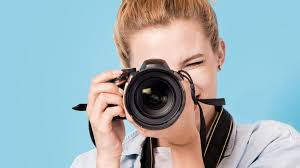
#> input picture CV/images.jpg, 300 x 168 px, found by its file name
$ jupyter execute CV.ipynb
#> lines starting #> are read from the running program, lines starting #| are printed output that depends on the picture; after the words box and inside, x2 and y2 are one past the last pixel; in counts of white or black regions, pixels touching at a corner belong together
[cell 1]
import cv2
import matplotlib.pyplot as plt
image_path="D:\Python project\Python Project for my understanding\images.jpg"

[cell 2]
img=cv2.imread(image_path)
#> img is the input picture: shape (168, 300, 3); mean B, G, R 181, 174.8, 157.1

[cell 3]
plt.figure(figsize=(5,5))
plt.imshow(img)

[cell 4]
def gray_img(img):
    if img is None :
        return "Image is not present "
    img_gray=cv2.cvtColor(img,cv2.COLOR_RGB2BGR)
    plt.figure(figsize=(5,5))
    plt.imshow(img_gray)

gray_img(img)

[cell 5]
print(" The Shape of the image:",img.shape)
#|  The Shape of the image: (168, 300, 3)
print(" The data type to be printed", img.dtype)
#|  The data type to be printed uint8
plt.imshow(img,cmap="gray")

[cell 6]
def show_bgr(img, title="Image"):
    """Display a BGR (OpenCV) image as RGB using matplotlib."""
    if img is None:
        raise ValueError("Image is None. Check the image path.")
    img_rgb = cv2.cvtColor(img, cv2.COLOR_BGR2RGB)
    plt.figure(figsize=(5, 5))
    plt.imshow(img_rgb)
    plt.title(title)
    plt.axis('off')
    plt.show()

[cell 7]
y,x=50,100
pixel_bgr=img[y,x]
#> pixel_bgr = [231, 212, 161]
print(f"Pixel value at (y={y}, x={x}) [B, G, R]:", pixel_bgr)
#| Pixel value at (y=50, x=100) [B, G, R]: [231 212 161]
img_modified=img.copy()
img_modified[y,x]=[0,255,0]
#> img_modified: shape (168, 300, 3); under 0.01% of pixels changed, all inside (x1, y1, x2, y2) = (100, 50, 101, 51)
show_bgr(img_modified, f"Modified Image with Green Pixel at ({x}, {y})")

[cell 8]
y1, y2 = 50, 150
x1, x2 = 100, 250

img_roi_demo = img.copy()
cv2.rectangle(img_roi_demo,(x1,y1),(x2,y2),(0,0,255),2)
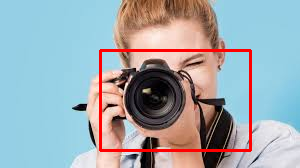
#> img_roi_demo: shape (168, 300, 3); 2.97% of pixels changed, all inside (x1, y1, x2, y2) = (99, 49, 252, 152)
show_bgr(img_roi_demo, "Region of Interest (ROI) Marked with Red Rectangle")

[cell 9]
roi = img[y1:y2, x1:x2]
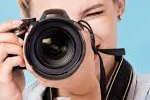
#> roi: shape (100, 150, 3); mean B, G, R 125.4, 129.4, 143.1
show_bgr(roi, "Cropped ROI")

[cell 10]
alpha =1.2
beta=30
bright_contrast=cv2.convertScaleAbs(img,alpha=alpha,beta=beta)
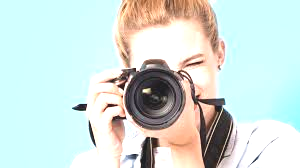
#> bright_contrast: shape (168, 300, 3); mean B, G, R 217.2, 222, 207.6
show_bgr(bright_contrast)

[cell 11]
gray_cv=cv2.cvtColor(img,cv2.COLOR_BGR2GRAY)
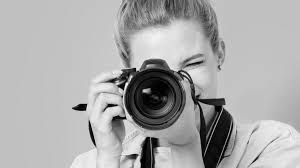
#> gray_cv: shape (168, 300); min 0, max 250, mean 170.2
show_bgr(gray_cv)

[cell 12]
import numpy as np
B = img[:, :, 0].astype(np.float32)
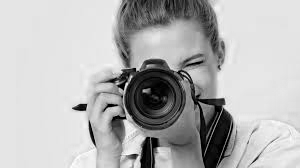
#> B: shape (168, 300) float32; min 0, max 255, mean 181
G = img[:, :, 1].astype(np.float32)
R = img[:, :, 2].astype(np.float32)
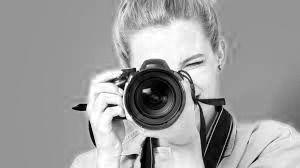
#> R: shape (168, 300) float32; min 0, max 255, mean 157.1

# Weighted sum for grayscale
gray_manual = 0.114 * B + 0.587 * G + 0.299 * R
gray_manual = np.clip(gray_manual, 0, 255).astype(np.uint8)

show_bgr(gray_manual, "Grayscale Image (Manual Conversion)")

[cell 13]
gray_avg=img.mean(axis=2).astype(np.uint8)
show_bgr(gray_avg)

[cell 14]
plt.figure(figsize=(15, 5))

plt.subplot(1, 3, 1)
plt.imshow(gray_cv, cmap='gray')
plt.title('OpenCV Gray')
plt.axis('off')

plt.subplot(1, 3, 2)
plt.imshow(gray_manual, cmap='gray')
plt.title('Manual Weighted Gray')
plt.axis('off')

plt.subplot(1, 3, 3)
plt.imshow(gray_avg, cmap='gray')
plt.title('Average Gray')
plt.axis('off')

plt.show()

[cell 15]
gray=gray_cv
horizontal_proj=np.sum(gray,axis=1)
#> horizontal_proj = 168 values, max 58249 at index 50, min 41484 at index 104, mean 51068.5

vertical_proj=np.sum(gray,axis=0)
#> vertical_proj = 300 values, max 34971 at index 99, min 15350 at index 146, mean 28598.3

print("Horizontal projection shape:", horizontal_proj.shape)
#| Horizontal projection shape: (168,)
print("Vertical projection shape:", vertical_proj.shape)
#| Vertical projection shape: (300,)

[cell 16]
print("Horizontal projection shape:", horizontal_proj.shape)
#| Horizontal projection shape: (168,)
print("Vertical projection shape:", vertical_proj.shape)
#| Vertical projection shape: (300,)

[cell 17]
plt.figure(figsize=(10, 4))
plt.plot(horizontal_proj)
plt.title('Horizontal Projection (Row-wise Sum of Intensities)')
plt.xlabel('Row index (y)')
plt.ylabel('Sum of intensities')
plt.grid(True)
plt.show()
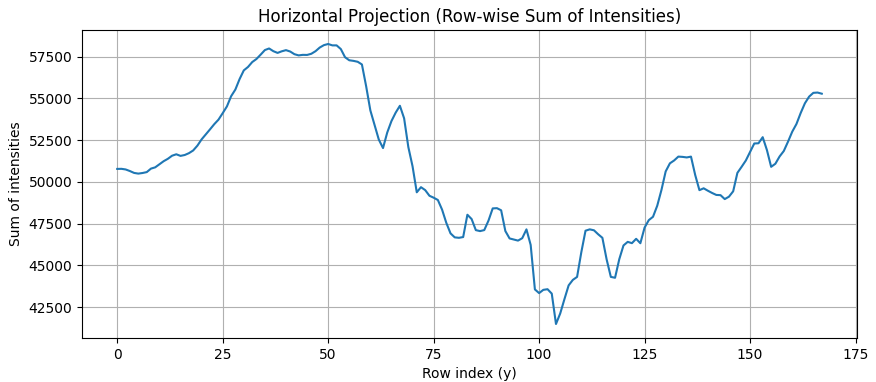
#> figure drawn by matplotlib, 1 panel; curve peaks at x = 50, y = 58249

"""### 5.2 Visualizing the Vertical Projection"""

plt.figure(figsize=(10, 4))
plt.plot(vertical_proj)
plt.title('Vertical Projection (Column-wise Sum of Intensities)')
plt.xlabel('Column index (x)')
plt.ylabel('Sum of intensities')
plt.grid(True)
plt.show()
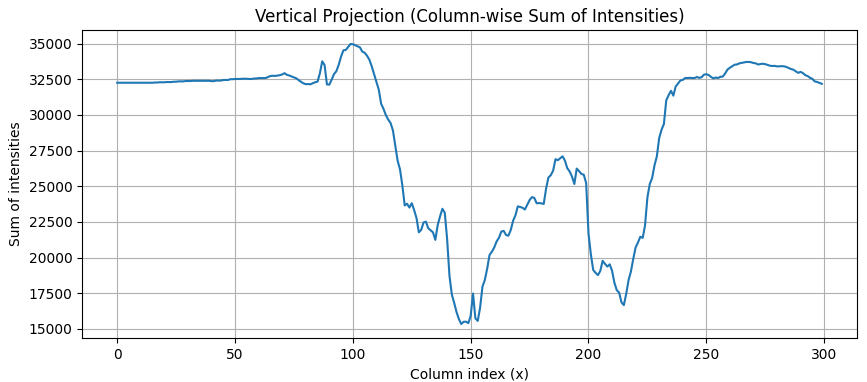
#> figure drawn by matplotlib, 1 panel; curve peaks at x = 99, y = 34971

[cell 18]
fig = plt.figure(figsize=(12, 6))

# Show grayscale image
ax1 = fig.add_subplot(1, 2, 1)
ax1.imshow(gray, cmap='gray')
ax1.set_title('Grayscale Image')
ax1.axis('off')

# Show both projections in one figure (stacked)
ax2 = fig.add_subplot(2, 2, 2)
ax2.plot(horizontal_proj, np.arange(len(horizontal_proj)))
ax2.invert_yaxis()
ax2.set_title('Horizontal Projection')
ax2.set_xlabel('Sum of intensities')
ax2.set_ylabel('Row index')

ax3 = fig.add_subplot(2, 2, 4)
ax3.plot(np.arange(len(vertical_proj)), vertical_proj)
ax3.set_title('Vertical Projection')
ax3.set_xlabel('Column index')
ax3.set_ylabel('Sum of intensities')

plt.tight_layout()
plt.show()
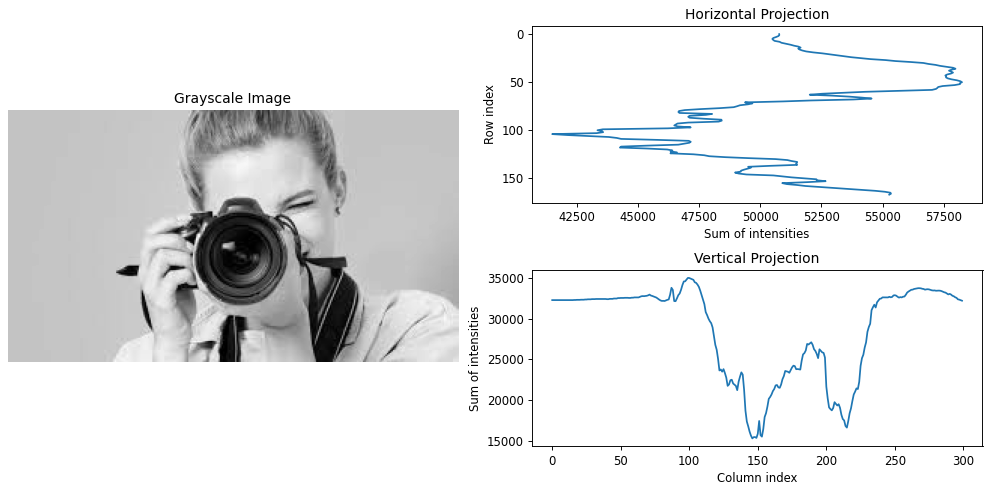
#> figure drawn by matplotlib, 3 panels; panel 3: curve peaks at x = 99, y = 34971

$ run again, with CV/image.png saved as CV/images.jpg
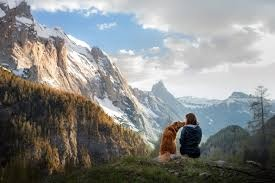
#> input picture CV/image.png, 275 x 183 px, found by its file name
#> img is the input picture: shape (183, 275, 3); mean B, G, R 134.2, 135.6, 134
#|  The Shape of the image: (183, 275, 3)
#|  The data type to be printed uint8
#> pixel_bgr = [160, 147, 131]
#| Pixel value at (y=50, x=100) [B, G, R]: [160 147 131]
#> img_modified: shape (183, 275, 3); under 0.01% of pixels changed, all inside (x1, y1, x2, y2) = (100, 50, 101, 51)
#> img_roi_demo: shape (183, 275, 3); 2.97% of pixels changed, all inside (x1, y1, x2, y2) = (99, 49, 252, 152)
#> img_rgb: shape (100, 150, 3)
#> img_rgb: shape (183, 275, 3)
#> `R = img[:, :, 2].astype(np.float32)`:
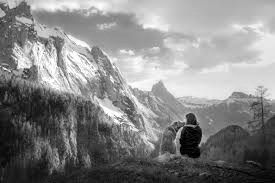
#> R: shape (183, 275) float32; min 0, max 255, mean 134
#> horizontal_proj = 183 values, max 55303 at index 64, min 7599 at index 182, mean 37120.3
#> vertical_proj = 275 values, max 32190 at index 147, min 10697 at index 8, mean 24701.8
#| Horizontal projection shape: (183,)
#| Vertical projection shape: (275,)
#| Horizontal projection shape: (183,)
#| Vertical projection shape: (275,)
#> `plt.show()`:
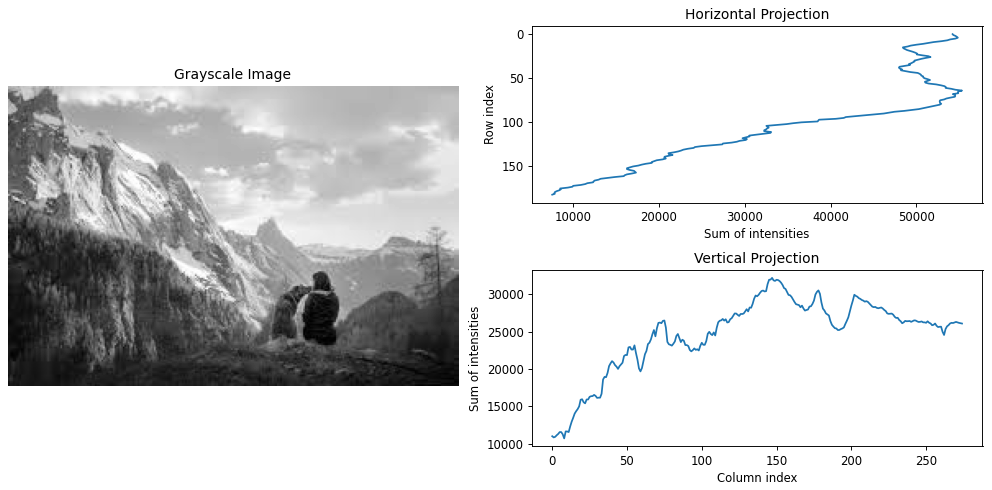
#> figure drawn by matplotlib, 3 panels; panel 3: curve peaks at x = 147, y = 32190
